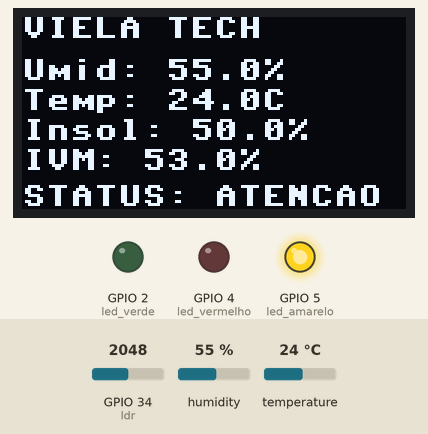
Recording of a program running on a simulated ESP32 board running MicroPython. On the bench: 128×64 one-colour display, output pins drawn as LEDs (lit = HIGH). Wiring (from the project's diagram.json): green LED on GPIO 2, red LED on GPIO 4, yellow LED on GPIO 5, DHT22 sensor on GPIO 15, light sensor on GPIO 34. Inputs (shaded band) come from the test bench; at power-on: GPIO 34 (ldr) = 2048, humidity 55 %, temperature 24 °C (analog values on the 0–4095 scale). WiFi joins after 1.5 s; requests to the public web service named in the program get a made-up reply in its usual format after 0.4 s (London, UTC, broken clouds, 64 % humidity, 1013 hPa unless stated); the clock reads 2024-03-15 10:24:30 at power-on unless the program sets it; library files of the repository ran but are not shown: ssd1306.py; what the program prints to the serial console is not drawn.

Above: at 1.6 s.
Timing chart, 0 to 3.1 s (numbered marks = the images above):
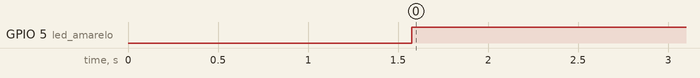

The program:

main.py
```python
"""Viela Tech — firmware do ESP32 (MicroPython, simulado no Wokwi).

Lê umidade e temperatura (DHT22) e luminosidade (LDR), calcula o
Índice de Vulnerabilidade de Microclima (IVM) no próprio dispositivo,
sinaliza a faixa de risco no OLED e nos LEDs e publica no ThingSpeak.

Faixas (as mesmas do Python, da Matemática e da aplicação web):
    IVM < 40        -> NORMAL   (LED verde)
    40 <= IVM < 70  -> ATENCAO  (LED amarelo)
    IVM >= 70       -> PERIGO   (LED vermelho)
"""

import network
import urequests
import time
import dht
from machine import Pin, ADC, I2C
import ssd1306

# --- CONFIGURAÇÕES DO THINGSPEAK ---
# Canal público: https://thingspeak.mathworks.com/channels/3571901
# A Write API Key NÃO fica no repositório. No projeto do Wokwi, troque o
# texto abaixo pela chave do canal (ThingSpeak > API Keys > Write API Key).
THINGSPEAK_URL = "http://api.thingspeak.com/update"
WRITE_API_KEY = "SUA_WRITE_API_KEY"

# --- REGRAS DO IVM (centralizadas) ---
PESO_UMIDADE = 0.6
PESO_FALTA_DE_LUZ = 0.4
LIMIAR_ATENCAO = 40.0
LIMIAR_PERIGO = 70.0
INTERVALO_ENVIO_S = 15        # o ThingSpeak aceita no mínimo 15 s entre envios
TIMEOUT_WIFI_S = 20

# --- INICIALIZAÇÃO DE PERIFÉRICOS ---
sensor_dht = dht.DHT22(Pin(15))

ldr = ADC(Pin(34))
ldr.atten(ADC.ATTN_11DB)  # Escala de leitura até 3,3 V (0 a 4095)

led_verde = Pin(2, Pin.OUT)
led_amarelo = Pin(5, Pin.OUT)
led_vermelho = Pin(4, Pin.OUT)

# Configuração do I2C e Display OLED
i2c = I2C(0, scl=Pin(22), sda=Pin(21))
oled = ssd1306.SSD1306_I2C(128, 64, i2c)


# --- CONEXÃO WI-FI ---
def conectar_wifi():
    """Conecta à rede do simulador; desiste após TIMEOUT_WIFI_S segundos."""
    wlan = network.WLAN(network.STA_IF)
    wlan.active(True)
    if not wlan.isconnected():
        print("Conectando ao Wi-Fi Wokwi-GUEST...")
        wlan.connect('Wokwi-GUEST', '')
        inicio = time.time()
        while not wlan.isconnected():
            if time.time() - inicio > TIMEOUT_WIFI_S:
                print("Wi-Fi indisponível: o dispositivo segue medindo e sinalizando localmente.")
                return False
            time.sleep(0.5)
    print("Wi-Fi Conectado! IP:", wlan.ifconfig()[0])
    return True


# --- LEITURA E PROCESSAMENTO ---
def ler_sensores():
    """Retorna (umidade %, temperatura °C, insolação %)."""
    sensor_dht.measure()
    umidade = sensor_dht.humidity()
    temperatura = sensor_dht.temperature()

    # No módulo fotorresistor do Wokwi a tensão em AO SOBE quando há MENOS luz
    # (divisor de tensão com o LDR). Por isso a insolação é o complemento.
    leitura_ldr = ldr.read()
    insolacao = 100.0 - (leitura_ldr / 4095.0) * 100.0

    return umidade, temperatura, insolacao


def calcular_ivm(umidade, insolacao):
    """IVM = 0,6 * Umidade + 0,4 * (100 - Insolação), em %.

    Quanto menos sol chega à viela e mais úmido o ar, maior a vulnerabilidade.
    """
    falta_de_luz = 100.0 - insolacao
    ivm = (PESO_UMIDADE * umidade) + (PESO_FALTA_DE_LUZ * falta_de_luz)
    return round(ivm, 1)


def classificar_ivm(ivm):
    """Retorna a faixa de risco usada em todo o projeto."""
    if ivm >= LIMIAR_PERIGO:
        return "PERIGO"
    if ivm >= LIMIAR_ATENCAO:
        return "ATENCAO"
    return "NORMAL"


def atualizar_display_e_leds(umidade, temperatura, insolacao, ivm):
    """Mostra as leituras no OLED e acende somente o LED da faixa atual."""
    faixa = classificar_ivm(ivm)

    oled.fill(0)
    oled.text("VIELA TECH", 0, 0)
    oled.text(f"Umid: {umidade:.1f}%", 0, 14)
    oled.text(f"Temp: {temperatura:.1f}C", 0, 24)
    oled.text(f"Insol: {insolacao:.1f}%", 0, 34)
    oled.text(f"IVM: {ivm}%", 0, 44)
    oled.text(f"STATUS: {faixa}", 0, 56)
    oled.show()

    led_verde.value(1 if faixa == "NORMAL" else 0)
    led_amarelo.value(1 if faixa == "ATENCAO" else 0)
    led_vermelho.value(1 if faixa == "PERIGO" else 0)
    return faixa


def enviar_thingspeak(umidade, insolacao, ivm, temperatura):
    """Publica field1..field4 no ThingSpeak (umidade, insolação, IVM, temperatura)."""
    url = (f"{THINGSPEAK_URL}?api_key={WRITE_API_KEY}"
           f"&field1={umidade}&field2={insolacao:.1f}&field3={ivm}&field4={temperatura}")
    try:
        res = urequests.get(url)
        # O ThingSpeak responde 200 com o entry_id criado, ou "0" se recusou o envio.
        print(f"ThingSpeak Resposta: {res.status_code} | entry_id: {res.text}")
        res.close()
    except Exception as e:
        print("Erro ao enviar para ThingSpeak:", e)


# --- EXECUÇÃO PRINCIPAL ---
conectado = conectar_wifi()

while True:
    try:
        u, t, i = ler_sensores()
        ivm = calcular_ivm(u, i)
        faixa = atualizar_display_e_leds(u, t, i, ivm)

        print(f"Umidade: {u}% | Temp: {t} C | Insolação: {i:.1f}% | IVM: {ivm}% | {faixa}")
        if conectado:
            enviar_thingspeak(u, i, ivm, t)
        else:
            conectado = conectar_wifi()

    except Exception as e:
        print("Erro no ciclo de leitura:", e)

    time.sleep(INTERVALO_ENVIO_S)
```

Measured:
- by itself, GPIO 5 (led_amarelo): LOW → HIGH at 1.6 s
